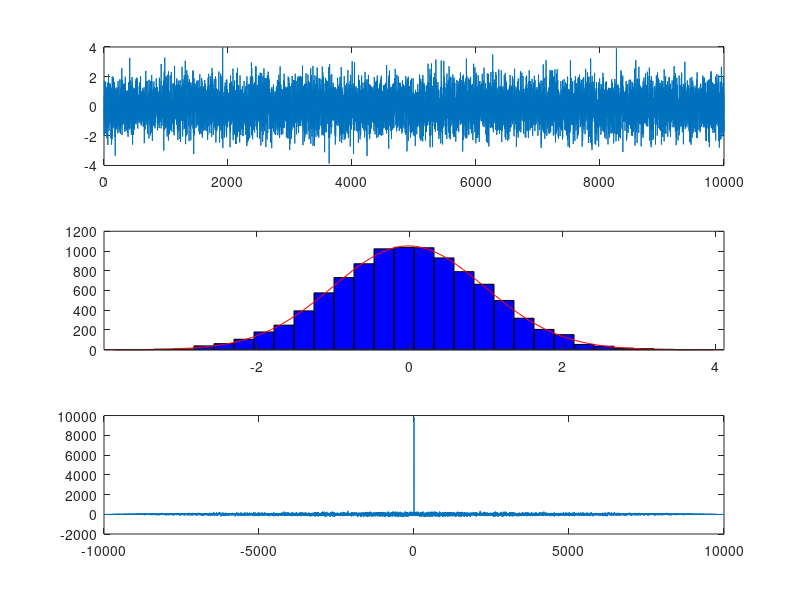

MATLAB code for this plot:
clc;
clear;
N=10000;
T=1:1:N;
R=randn(1,N);
[Acor,Lag]=xcorr(R);
figure(1);
subplot(3,1,1);
plot(T,R);
subplot(3,1,2);
histfit(R,30,'normal');
subplot(3,1,3);
plot(Lag,Acor);
